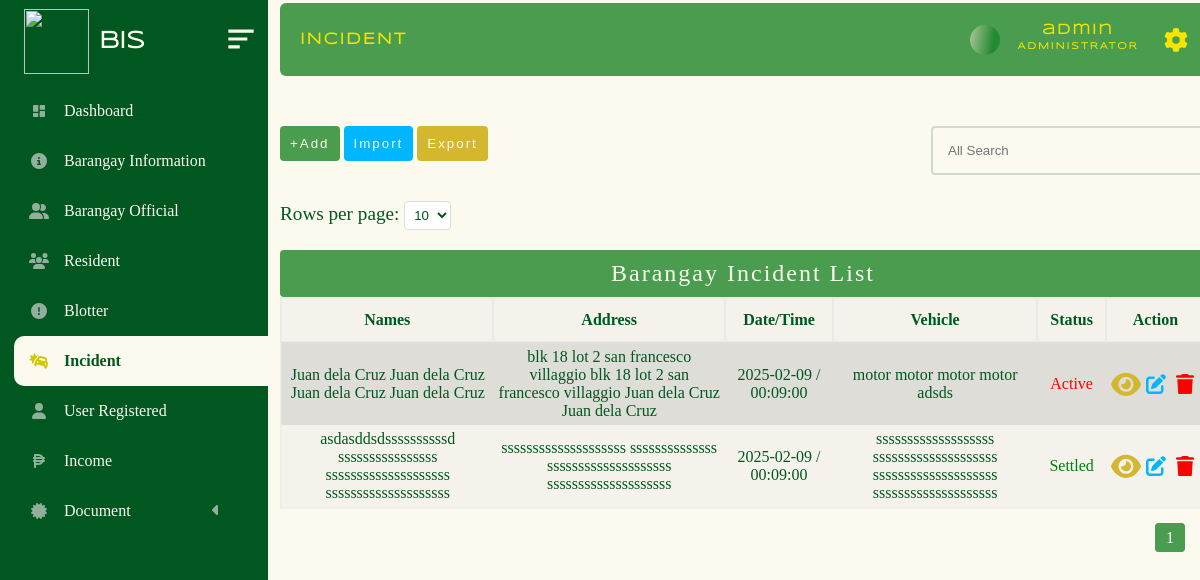
/administrator/admin_panel/incident.php (signed in), run on the app's committed database.
### tables this page shows
CREATE TABLE `barangay_incident` (
  `id` bigint(20) NOT NULL,
  `date` date NOT NULL,
  `time` time NOT NULL,
  `name_involve` varchar(200) NOT NULL,
  `address` varchar(200) NOT NULL,
  `vehicle` varchar(200) NOT NULL,
  `license` varchar(200) NOT NULL,
  `plate_no` varchar(200) NOT NULL,
  `cause_incident` varchar(200) NOT NULL,
  `status` int(11) NOT NULL
);

### administrator/admin_panel/incident_folder/incident.php (the view, shortened to what this page needs)
<!DOCTYPE html>
<html lang="en">
<head>
</head>
<body>
            <?php require("../../database/conn_db.php");
            $page = isset($_GET['page']) ? (int)$_GET['page'] : 1;
            $limit = isset($_GET['limit']) ? (int)$_GET['limit'] : 10;
            $limit = $limit > 0 ? $limit : 10;
            $offset = ($page - 1) * $limit;
            $countQuery = "SELECT COUNT(*) AS total FROM barangay_official";
            $countResult = $conn->query($countQuery);
            $totalRows = $countResult->fetch_assoc()['total'];
            $totalPages = ceil($totalRows / $limit);
            $sql = "SELECT * FROM barangay_incident ORDER BY id DESC LIMIT $limit OFFSET $offset ";
            $result = $conn->query($sql);
            if ($result->num_rows > 0) {?>
                <div class="limit-selector">
                    <form method="GET" action="">
                        <label for="limit">Rows per page:</label>
                        <select name="limit" id="limit" onchange="this.form.submit()">
                            <option value="10" <?php if ($limit == 10) echo 'selected'; ?>>10</option>
                        </select>
                    </form>
                </div>
            <table>
                    <caption>Barangay Incident List</caption>
                    <tr>
                        <th>Names</th>
                        <th>Address</th>
                        <th>Date/Time</th>
                        <th>Vehicle</th>
                        <th>Status</th>
                        <th>Action</th>
                    </tr>
                    <?php
                         while($row = $result->fetch_assoc()) {
                            $date = $row ["date"];
                            $time = $row ["time"];
                            $name_involve = $row ["name_involve"];
                            $address = $row ["address"];
                            $vehicle = $row ["vehicle"];
                            $status = $row ["status"];
                            ?>
                             <tr class = "table_hover">
                                    <td><?php echo  $name_involve ?></td>
                                    <td><?php echo  $address ?></td>
                                    <td><?php echo  $date . " / " .  $time ?></td>
                                    <td><?php echo  $vehicle ?></td>
                                    <td><?php  $status;
                                        if($status == 1){
                                            echo "<p style='color:red;'>Active</p>";
                                        }elseif($status == 2){
                                            echo "<p style='color:green;'>Settled</p>";
                                        }
                                        elseif($status == 3){
                                            echo "<p style='color:orange;'>Schedule</p>";
                                        }
                                    ?></td>
                                <td>
                                    <div id = "form_up_del_official">
                                    <button  id = "view_resident_btn"  class = "view_btn" data-id= <?php echo $row ["id"] ?>>
                                    </button>
                                        <button  id = "update_official_btn" class = "update_btn" data-id= <?php echo $row ["id"] ?>></button>
                                        <button id = "delete_official_btn" class = "delete_btn_blotter" data-id= <?php echo $row ["id"] ?>></button>
                                    </div>
                                </td>
                            </tr>
                            <?php
                        }
                    ?>
            </table>
<div class="pagination">
    <?php for ($i = 1; $i <= $totalPages; $i++): ?>
        <a href="?page=<?php echo $i; ?>&limit=<?php echo $limit; ?>" class="<?php echo $i == $page ? 'active' : ''; ?>">
            <?php echo $i; ?>
        </a>
    <?php endfor; ?>
</div>
    <?php
}
?>
                        <?php include("update_temp.php");?>
                        <?php include('view_temp.php')?>
</body>
</html>

### administrator/admin_panel/style.css/mian.stylecss.css (style rules this page uses)
* { margin: 0px; padding: 0px; box-sizing: content-box; list-style-type: none ; }
html { scroll-behavior: smooth; }
:root { --bg-color: #FCFAEE; --2nd-bg-color:#4A9D4f; --sub-bg-color: #005720 ; --1st-text-color: #005720 ; --2nd-text-color: rgb(53, 53, 53); --3rd-text-color: #FCFAEE; --btn-color: #F5E402; --other-color :rgb(0, 183, 255); }
body { background-color: var(--bg-color); position: relative; min-height: 100%; width: 100%; overflow: scroll; overflow-x: hidden; }

### administrator/admin_panel/style.css/brgy_incident.css (style rules this page uses)
* { margin: 0px; padding: 0px; box-sizing: content-box; list-style-type: none ; }
:root { --bg-color: #FCFAEE; --2nd-bg-color:#4A9D4f; --sub-bg-color: #005720 ; --1st-text-color: #005720 ; --2nd-text-color: rgb(53, 53, 53); --3rd-text-color: #FCFAEE; --btn-color: #d4b62f; --other-color :rgb(0, 183, 255); }
body { background-color: var(--bg-color); background-repeat: no-repeat; background-size: cover; }
table { border: 2px solid rgba(228, 228, 228, 0.39); margin-left: 0px; margin-top: 10px; background-color: rgba(226, 226, 226, 0.322); width: 77vw; border-collapse: collapse; transition: all 0.5s ease; border-radius:4px; font-family: "sub_text"; color: var(--1st-text-color); }
table td { padding: 5px; text-align: center; }
table th { border: 2px solid rgba(226, 226, 226, 0.562); padding: 12px; }
table tr:nth-child(even) { background-color: #a7a5a548; }
caption { font-size: 2vw; letter-spacing: 2px; background-color: var(--2nd-bg-color); padding-bottom: 10px; padding-top: 10px; color: var(--bg-color); border-radius: 4px; }
.pagination { margin: 20px 0; float: right; margin-right: -10px; padding-bottom: 60px; }
.pagination a { margin: 0 5px; padding: 5px 10px; text-decoration: none; color: var(--1st-text-color); border: 1px solid #ddd; border-radius: 4px; }
.pagination a.active { background-color: var(--2nd-bg-color); color: white; border: 1px solid var(--2nd-bg-color); }
.limit-selector { margin-top:20px; margin-left: 0px; color: #005720; font-family: "sub_text"; transition: all 0.5s ease; font-size: 1.2rem; }
.limit-selector select { padding: 5px; border-radius: 4px; border: 1px solid #ddd; width: max-content; color: #005720; height: max-content; background-color: white; margin-top: 20px; }
#form_up_del_official { display: flex; justify-content:space-evenly ; align-items: center; }
#update_official_btn { color: var(--bg-color); cursor: pointer; padding: 3px 5px 3px 5px; background-color: transparent; border-radius: 4px; font-size: 0.9rem; outline: none; border: none; }
#update_official_btn svg { width: 20px; fill: var(--other-color); }
#delete_official_btn { color: var(--bg-color); cursor: pointer; padding: 3px 5px 3px 5px; background-color: transparent; border-radius: 4px; border: 1px solid rgb(197, 197, 197); outline: none; border: none; font-size: 0.9rem; }
#delete_official_btn svg { width: 18px; fill: red; }
#view_resident_btn { color: var(--bg-color); cursor: pointer; background-color:transparent; border-radius: 4px; border: 1px solid rgb(197, 197, 197); outline: none; border: none; font-size: 0.9rem; width: 30px; }
#view_resident_btn svg { fill: #d4b62f; }

### administrator/admin_panel/incident_folder/brgy_incident_upd.css (style rules this page uses)
* { margin: 0px; padding: 0px; box-sizing: content-box; list-style-type: none ; }
html { scroll-behavior: smooth; }
:root { --bg-color:#FCFAEE; --2nd-bg-color:#4A9D4f; --sub-bg-color: #005720 ; --1st-text-color: #005720 ; --2nd-text-color: rgb(53, 53, 53); --3rd-text-color: #FCFAEE; --btn-color: #F5E402; --other-color :rgb(0, 183, 255); }
body { background-color: var(--bg-color); background-repeat: no-repeat; background-size: cover; }
form { padding: 0px; }
form input, select { width: 210px; height: 20px; padding: 5px 5px 5px 10px; margin-top: 0px ; margin-bottom: 10px; border-radius: 4px; border: none; color: #4A9D4f; border: 1px solid #005720; }
form label { font-size: 1.2rem; font-family: "sub_text"; color: #005720; }

### administrator/admin_panel/incident_folder/import_temp.php (style rules this page uses)
* { margin: 0px; padding: 0px; box-sizing: content-box; list-style-type: none ; }
:root { --bg-color: #FCFAEE; --2nd-bg-color:#4A9D4f; --sub-bg-color: #005720 ; --1st-text-color: #005720 ; --2nd-text-color: rgb(53, 53, 53); --3rd-text-color: #FCFAEE; --btn-color: #d4b62f; --other-color :rgb(0, 183, 255); }

### data on the page
barangay_incident: name_involve "Juan dela Cruz Juan dela Cruz Juan dela Cruz Juan dela Cruz", address "blk 18 lot 2 san francesco villaggio blk 18 lot 2 san francesco villaggio Juan dela Cruz Juan dela Cruz", date "2025-02-09", time "00:09:00", vehicle "motor motor motor motor adsds", status "Active"
barangay_incident: name_involve "asdasddsdssssssssssd ssssssssssssssss ssssssssssssssssssss ssssssssssssssssssss", address "ssssssssssssssssssss ssssssssssssss ssssssssssssssssssss ssssssssssssssssssss", date "2025-02-09", time "00:09:00", vehicle "sssssssssssssssssss ssssssssssssssssssss ssssssssssssssssssss ssssssssssssssssssss", status "Settled"
